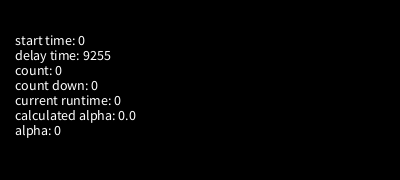
Frame 1 (no input)
Frame 60 (the mouse pressed at the canvas centre just before this capture): identical to frame 1, image omitted
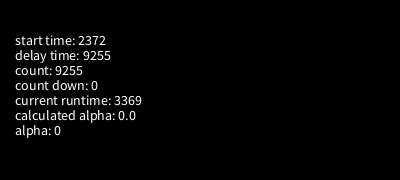
Frame 120 (the mouse held since frame 60 and released just before this capture)

The Processing sketch that drew these frames (run headless with seeded random() and noise(); from frame 60 on, the mouse is pressed at the canvas centre):

// Processing sketch: processing_30730
// ── processing_30730.pde

//GLOBALS
int alphavalue;
int starttime;
int delaytime = 9255;
int curtime;

float count_up;
float count_down;
float calc_alpha;

void setup(){
  size(400,180);
  background(0);

}

void draw()
{
  background(0); //clears background on redraw
  strokeWeight(10);
  stroke(120,alphavalue);
  fill(255,alphavalue);
  
  rectMode(CORNER); 
  rect(245,34,130,100);
  
  fill(255);
  textSize(14);
  text("start time: " + starttime, 15, 45); // start time (runtime when mouse was first clicked)
  text("delay time: " + delaytime, 15, 60); // delay time
  text("count: " + ceil(count_up), 15, 75); // count down of delay 
  text("count down: " + ceil(count_down), 15, 90); // count down of delay 
  text("current runtime: " + curtime, 15, 105); // current runtime in ms since sketch started   
  text("calculated alpha: " + calc_alpha, 15, 120); // transparency amount distributed over time 
  text("alpha: " + alphavalue, 15, 135); // actual alpha transparency

  if(mousePressed) {
  
    if (millis() - starttime < delaytime) {
      count_up = (millis() - starttime); // timer count since (mousePressed())   
      count_down = delaytime - count_up; // countdown since started (mousePressed())
      
         if (mouseButton == LEFT) {
          calc_alpha = 255 / (delaytime / count_up); // fade-in, calculate alpha value vs. duration 
          alphavalue = ceil(calc_alpha); // ceil rounds UP and returns the closest integer value
         }
         if (mouseButton == RIGHT) {
          calc_alpha = 255 / (delaytime / count_down); // fade-out, calculate alpha value vs. duration 
          alphavalue = floor(calc_alpha); // floor rounds DOWN and returns the closest integer value
         }

      curtime = millis(); //report the current runtime only while loop is running. visual readonly only. ignoreable.
      
      if (alphavalue == 0) { count_down = 0; count_up = delaytime;}   //some precision is lost from float to int, so i reset these 
      if (alphavalue == 255) {count_down = 0; count_up = delaytime; } //for visual readout purposes only. ignoreable.
      
    }
    
  }
  else {
    //alphavalue = 0;
  }
  
}

void mousePressed() {
    starttime = millis();  // mousePressed() is only called once per press, unlike in draw
                           // if starttime was set in draw's mousePressed event, it would never end
}

void mouseReleased() {
  redraw(); // start over
}
